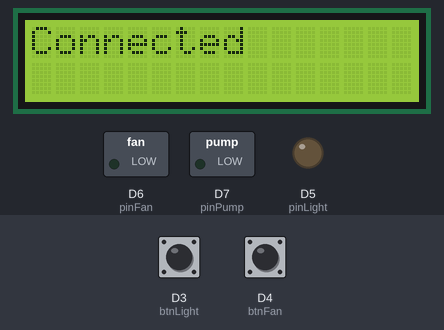
Recording of a sketch running on a simulated ESP8266 (NodeMCU). Parts: 16×2 character LCD, switched loads named in the sketch (green lamp = pin HIGH), output pins drawn as LEDs (lit = HIGH). Dashed ring = blinking. Inputs (shaded band) come from the test bench; at power-on: D4 (btnFan) LOW, D3 (btnLight) HIGH. WiFi joins after 1.5 s; servers stay silent unless stated; what the sketch prints to the serial monitor is not drawn.

Above: at 3.7 s.
3.8 s: D4 (btnFan) pulled HIGH for 0.15 s
At 4.4 s:
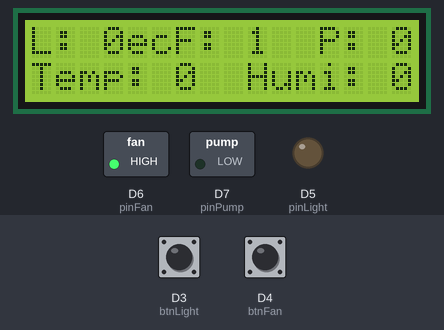
5.4 s: D4 (btnFan) pulled HIGH for 3.2 s
At 8.9 s:
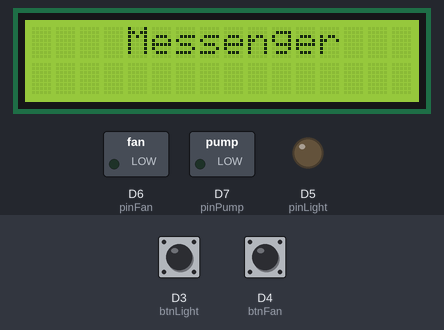
10.1 s: D4 (btnFan) pulled HIGH for 3.2 s
At 13.5 s:
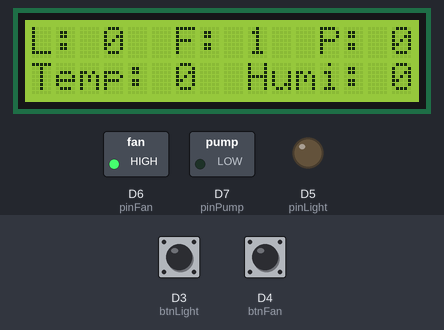
14.8 s: D4 (btnFan) pulled HIGH for 1 s
At 16.2 s:
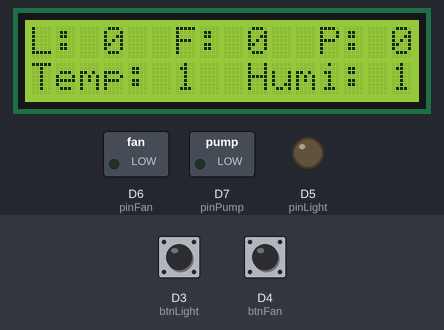
17.3 s: D4 (btnFan) pulsed HIGH 5 times (0.12 s each, 0.3 s apart)
At 19.4 s:
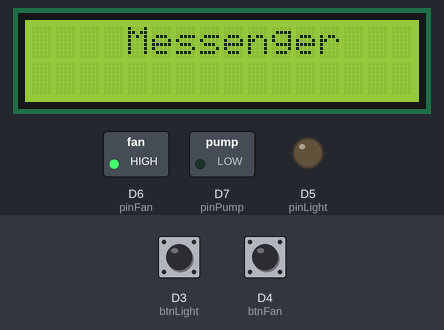
20.3 s: D4 (btnFan) pulsed HIGH 5 times (0.12 s each, 0.3 s apart)
At 21.37 s:
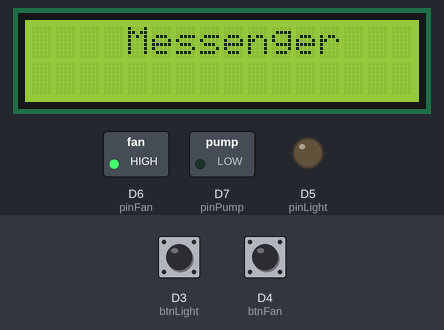
Timing chart, 0 to 23.3 s (numbered marks = the images above; inputs shaded):
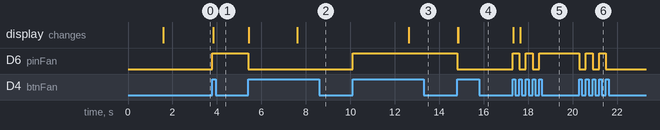

Measured:
- after the input at 3.8 s, D6 (pinFan): LOW → HIGH at once; the display: changes at once (image 1)
- after the input at 5.4 s, D6 (pinFan): HIGH → LOW at once; the display: first changes at once (image 2 shows a later state)
- after the input at 10.1 s, D6 (pinFan): LOW → HIGH at once; the display: changes after 2.5 s (image 3)
- after the input at 14.8 s, D6 (pinFan): HIGH → LOW at once; the display: first changes at once (image 4 shows a later state)
- after the input at 17.3 s, D6 (pinFan): alternates HIGH for 0.30 s and LOW for 0.30 s, 5 changes in all, then stays HIGH, starting at once; the display: first changes at once (image 5 shows a later state)
- after the input at 20.3 s, D6 (pinFan): alternates HIGH for 0.30 s and LOW for 0.30 s, 5 changes in all, then stays LOW, starting at once

The sketch:

Code-NodeMCU.ino
```cpp
#include <ESP8266HTTPClient.h>
#include <ESP8266WiFi.h>
#include <ArduinoJson.h>
#include <Arduino_JSON.h>
#include <SocketIoClient.h>
#include <LiquidCrystal_I2C.h>
#include "DHT.h"

LiquidCrystal_I2C lcd(0x27,16,2);
SocketIoClient webSocket;

#define pin_dht D8

const int DHT_type = DHT22;  //Khai báo loại cảm biến, có 2 loại là DHT11 và DHT22
DHT dht(pin_dht, DHT_type);

const char* Host_Socket = "192.168.137.1";
unsigned int Port_Socket=3000;

const String ssid = "wifi";
const String pwdWifi = "ag170899";

int statusDevice[3] ={0, 0 , 0};
String Msg = "";

#define btnLight D3
#define btnFan D4

#define pinLight D5
#define pinFan D6
#define pinPump D7
#define maxScreen 1

int screenLCD = 0;    // co 3 trang: trang thai thiet bi, nhiet do - do am, messenger
int T = 0;  // nhiet do
int H = 0;  // do am
double beginTime = 0;
double endTime = 0;
double beginTimeDHT = 0;

void setup() {
  Serial.begin(9600);

  lcd.init();
  lcd.backlight();

  lcd.setCursor(0,0);
  lcd.print("Connecting...");

  pinMode(pinLight, OUTPUT);
  pinMode(pinFan, OUTPUT);
  pinMode(pinPump, OUTPUT);

  WiFi.begin(ssid, pwdWifi);

  while (WiFi.status() != WL_CONNECTED)
  {
    delay(500);
    Serial.print(".");
  }
  webSocket.begin(Host_Socket, Port_Socket, "/socket.io/?transport=websocket");

  lcd.clear();
  lcd.setCursor(0,0);
  lcd.print("Connected");
  Serial.println("Connected");
  delay(1000);
  webSocket.emit("clientUpdateStatus","");
  webSocket.on("deviceUpdateSuccessful", updateStatus_Device);
  webSocket.on("sendMsg", chatBox_LCD);
  beginTime = beginTimeDHT = millis();
}

void loop() {
  if (millis() - beginTimeDHT>=11000){
    readSensor_DHT();
    beginTimeDHT = millis();
  }
  checkButton_DeviceControl();
  display_LCD();
  webSocket.loop();
}
void updateStatus_Device(const char * payload, size_t length){
  Serial.print(payload);
  pareJson_Data(payload);
  digitalWrite(pinLight, statusDevice[0]);
  digitalWrite(pinFan, statusDevice[1]);
  digitalWrite(pinPump, statusDevice[2]);
}
void chatBox_LCD(const char * payload, size_t length){
  Serial.print(payload);
  if (payload != "")
  {
    DynamicJsonBuffer jsonBuffer;       // khai báo biến
    JsonObject &root = jsonBuffer.parseObject(payload);     // chuỗi Json từ nodeMCU truyền qua là dạng chuỗi JsonArray (ví dụ chuỗi có dạng: [{"S1":"1"},{"S2":"0"},{"S3":"0"}]  trong mỗi cặp dấu {} là 1 Object - nghĩa là Array bao gồm nhiều Object - mỗi Object bao gồm định danh và giá trị) nên sẽ pair theo dạng mảng 2 chiều
    if (!root.success()) {
      Serial.println("parseArray() failed");              // vào đây tức là parse thất bại
    } else {
      int A=root.size(); //root[index]["Obj"]             // nếu parse thành công thì sẽ gán 3 trạng thái lấy được trên server thông qua nodeMCU gán vào mảng tạm tempStatus
      Msg = root["dataMsg"].as<String>();;
    }
  }
}
void checkButton_DeviceControl(){
  if (!digitalRead(btnLight)){
    while(!digitalRead(btnLight)){};
    statusDevice[0] = !statusDevice[0];
    digitalWrite(pinLight, statusDevice[0]);
    String strData = "light."+(String)statusDevice[0];
    int lenght=0;
    while (strData[lenght] != NULL){
      lenght++;
    }
    char data[lenght];
    strData.toCharArray(data, lenght+1);
    Serial.print(data);
    webSocket.emit("NodeMCUcontrolStatusDevice", data);
  }
  if (!digitalRead(btnFan)){
    while(!digitalRead(btnFan)){};
    statusDevice[1] = !statusDevice[1];
    digitalWrite(pinFan, statusDevice[1]);
    String strData = "fan."+(String)statusDevice[1];
    int lenght=0;
    while (strData[lenght] != NULL){
      lenght++;
    }
    char data[lenght];
    strData.toCharArray(data, lenght+1);
    Serial.print(data);
    webSocket.emit("NodeMCUcontrolStatusDevice", data);
  }
}
void pareJson_Data(String strJson)
{
  if (strJson != "")
  {
    DynamicJsonBuffer jsonBuffer;       // khai báo biến
    JsonArray &root = jsonBuffer.parseArray(strJson);     // chuỗi Json từ nodeMCU truyền qua là dạng chuỗi JsonArray (ví dụ chuỗi có dạng: [{"S1":"1"},{"S2":"0"},{"S3":"0"}]  trong mỗi cặp dấu {} là 1 Object - nghĩa là Array bao gồm nhiều Object - mỗi Object bao gồm định danh và giá trị) nên sẽ pair theo dạng mảng 2 chiều
    if (!root.success()) {
      Serial.println("parseArray() failed");              // vào đây tức là parse thất bại
    } else {

      int A=root.size(); //root[index]["Obj"]             // nếu parse thành công thì sẽ gán 3 trạng thái lấy được trên server thông qua nodeMCU gán vào mảng tạm tempStatus
      statusDevice[0] = root[0]["status"];
      statusDevice[1] = root[1]["status"];
      statusDevice[2] = root[2]["status"];                  // sau khi lấy giá trị trạng thái xong thì phải làm sạch chuỗi để chuẩn bị cho lần nhận tiếp theo
    }
  }
}
void readSensor_DHT()     // hàm đọc giá trị nhiệt độ - độ ẩm
{
//  H = dht.readHumidity();          //Read Humidity
//  T = dht.readTemperature();       //Read Temperature
  H++;
  T++;
  String strData = "temp."+(String)H+".humi."+(String)T;
  int lenght=0;
  while (strData[lenght] != NULL){
    lenght++;
  }
  char data[lenght];
  strData.toCharArray(data, lenght+1);
  Serial.print(data);
  webSocket.emit("NodeMCUsendValueSensor", data);
}
void display_LCD(){
  endTime = millis();
  if (endTime - beginTime >= 5000){
     if (screenLCD >= maxScreen){
        screenLCD=0;
     } else {
        screenLCD++;
     }
     lcd.clear();
     beginTime = millis();
  }
  switch(screenLCD){
    case 0:
      lcd.setCursor(0,0);
      lcd.print("L: " + (String)statusDevice[0]);
      lcd.setCursor(6,0);
      lcd.print("F: " + (String)statusDevice[1]);
      lcd.setCursor(12,0);
      lcd.print("P: " + (String)statusDevice[2]);
      lcd.setCursor(0,1);
      lcd.print("Temp: " + (String)((int)T));
      lcd.setCursor(9,1);
      lcd.print("Humi: " + (String)((int)H));
      break;
    case 1:
      lcd.setCursor(4,0);
      lcd.print("Messenger");
      lcd.setCursor(0,1);
      lcd.print(Msg);
      break;
    default:
      break;
  }
}
```
